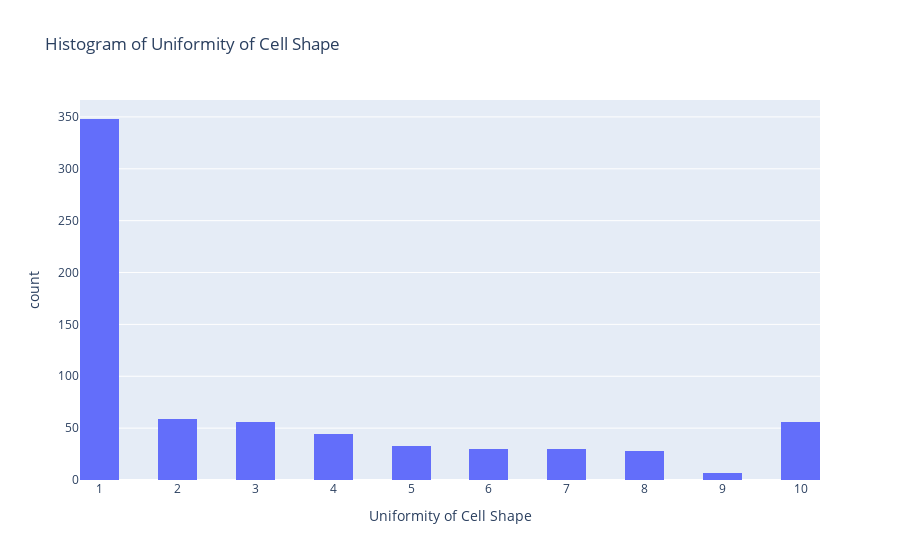

Notebook code for this chart:
### Code cell
# Draw histogram of the column 'Uniformity of Cell Size' using plotly express
fig = px.histogram(df, x='Uniformity of Cell Shape', nbins=20, title='Histogram of Uniformity of Cell Shape')
fig.show()

### Figure 1 — Plotly figure (JSON) as saved in the notebook; plotly's stock layout.template omitted (floating-point values rounded to 4 significant figures; data arrays with more than 128 entries replaced by an {"elided": "..."} marker saying what was removed)
{"data": [{"alignmentgroup": "True", "bingroup": "x", "hovertemplate": "Uniformity of Cell Shape=%{x}<br>count=%{y}<extra></extra>", "legendgroup": "", "marker": {"color": "#636efa", "pattern": {"shape": ""}}, "name": "", "nbinsx": 20, "offsetgroup": "", "orientation": "v", "showlegend": false, "type": "histogram", "x": {"elided": "691 int values"}, "xaxis": "x", "yaxis": "y"}], "layout": {"barmode": "relative", "legend": {"tracegroupgap": 0}, "title": {"text": "Histogram of Uniformity of Cell Shape"}, "xaxis": {"anchor": "y", "domain": [0, 1], "title": {"text": "Uniformity of Cell Shape"}}, "yaxis": {"anchor": "x", "domain": [0, 1], "title": {"text": "count"}}}}
